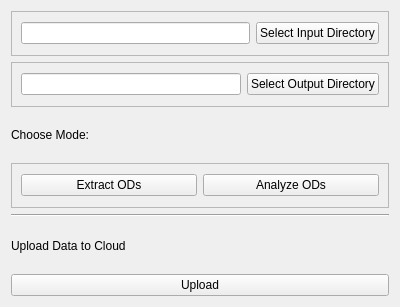
<?xml version="1.0" encoding="UTF-8"?>
<ui version="4.0">
 <class>Form</class>
 <widget class="QWidget" name="Form">
  <property name="geometry">
   <rect>
    <x>0</x>
    <y>0</y>
    <width>400</width>
    <height>307</height>
   </rect>
  </property>
  <property name="windowTitle">
   <string>Form</string>
  </property>
  <layout class="QVBoxLayout" name="verticalLayout">
   <item>
    <widget class="QFrame" name="frame">
     <property name="frameShape">
      <enum>QFrame::StyledPanel</enum>
     </property>
     <property name="frameShadow">
      <enum>QFrame::Raised</enum>
     </property>
     <layout class="QHBoxLayout" name="horizontalLayout_2">
      <item>
       <widget class="QLineEdit" name="lineEdit"/>
      </item>
      <item>
       <widget class="QPushButton" name="pushButton_2">
        <property name="text">
         <string>Select Input Directory</string>
        </property>
       </widget>
      </item>
     </layout>
    </widget>
   </item>
   <item>
    <widget class="QFrame" name="frame_2">
     <property name="frameShape">
      <enum>QFrame::StyledPanel</enum>
     </property>
     <property name="frameShadow">
      <enum>QFrame::Raised</enum>
     </property>
     <layout class="QHBoxLayout" name="horizontalLayout">
      <item>
       <widget class="QLineEdit" name="lineEdit_2"/>
      </item>
      <item>
       <widget class="QPushButton" name="pushButton_4">
        <property name="text">
         <string>Select Output Directory</string>
        </property>
       </widget>
      </item>
     </layout>
    </widget>
   </item>
   <item>
    <widget class="QLabel" name="label_3">
     <property name="text">
      <string>Choose Mode:</string>
     </property>
    </widget>
   </item>
   <item>
    <widget class="QFrame" name="frame_3">
     <property name="frameShape">
      <enum>QFrame::StyledPanel</enum>
     </property>
     <property name="frameShadow">
      <enum>QFrame::Raised</enum>
     </property>
     <layout class="QHBoxLayout" name="horizontalLayout_3">
      <item>
       <widget class="QPushButton" name="pushButton">
        <property name="text">
         <string>Extract ODs</string>
        </property>
       </widget>
      </item>
      <item>
       <widget class="QPushButton" name="pushButton_7">
        <property name="text">
         <string>Analyze ODs</string>
        </property>
       </widget>
      </item>
     </layout>
    </widget>
   </item>
   <item>
    <widget class="Line" name="line_2">
     <property name="orientation">
      <enum>Qt::Horizontal</enum>
     </property>
    </widget>
   </item>
   <item>
    <widget class="QLabel" name="label_2">
     <property name="text">
      <string>Upload Data to Cloud</string>
     </property>
    </widget>
   </item>
   <item>
    <widget class="QPushButton" name="pushButton_3">
     <property name="text">
      <string>Upload</string>
     </property>
    </widget>
   </item>
  </layout>
 </widget>
 <resources/>
 <connections/>
</ui>
